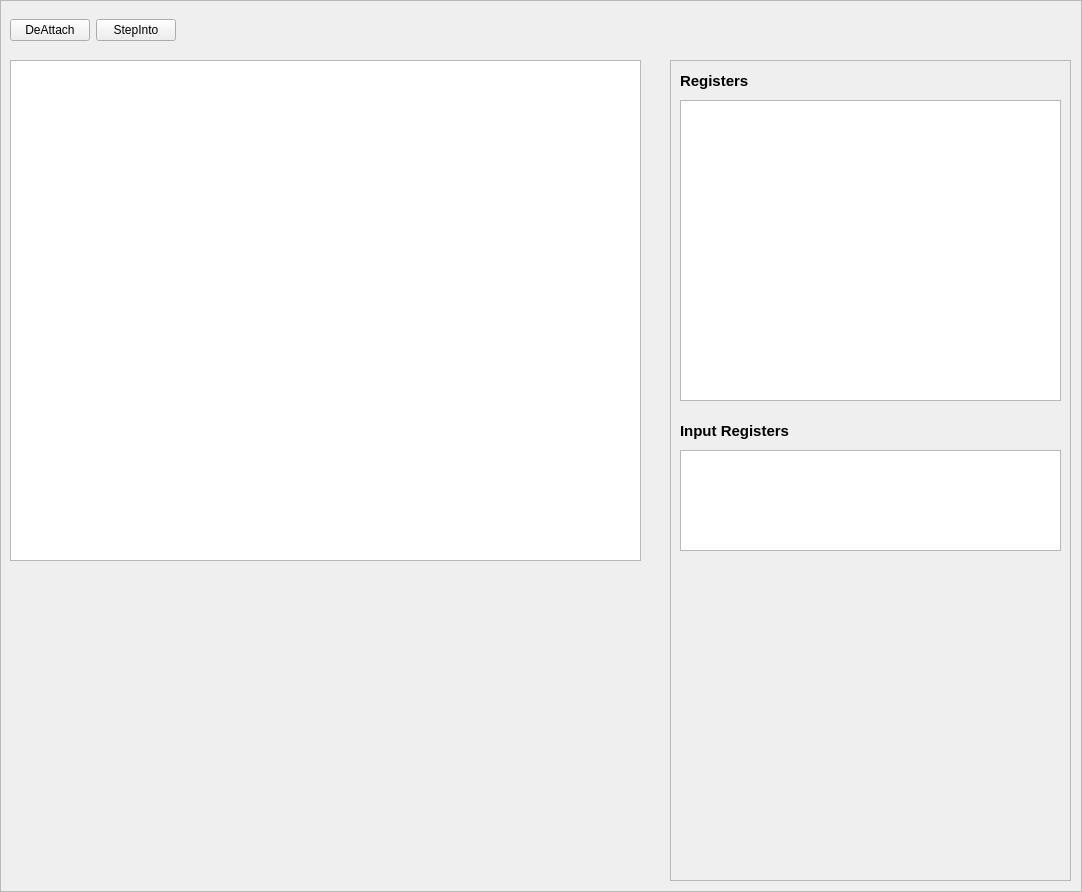
<?xml version="1.0" encoding="UTF-8"?>
<ui version="4.0">
 <class>Frame</class>
 <widget class="QFrame" name="Frame">
  <property name="geometry">
   <rect>
    <x>0</x>
    <y>0</y>
    <width>1082</width>
    <height>892</height>
   </rect>
  </property>
  <property name="windowTitle">
   <string>Frame</string>
  </property>
  <property name="frameShape">
   <enum>QFrame::StyledPanel</enum>
  </property>
  <property name="frameShadow">
   <enum>QFrame::Raised</enum>
  </property>
  <widget class="QWidget" name="horizontalLayoutWidget">
   <property name="geometry">
    <rect>
     <x>10</x>
     <y>10</y>
     <width>1061</width>
     <height>41</height>
    </rect>
   </property>
   <layout class="QHBoxLayout" name="toolbarLayout">
    <item>
     <widget class="QPushButton" name="attachButton">
      <property name="text">
       <string>DeAttach</string>
      </property>
     </widget>
    </item>
    <item>
     <widget class="QPushButton" name="stepIntoButton">
      <property name="text">
       <string>StepInto</string>
      </property>
     </widget>
    </item>
    <item>
     <spacer name="horizontalSpacer">
      <property name="orientation">
       <enum>Qt::Horizontal</enum>
      </property>
      <property name="sizeHint" stdset="0">
       <size>
        <width>40</width>
        <height>20</height>
       </size>
      </property>
     </spacer>
    </item>
   </layout>
  </widget>
  <widget class="QFrame" name="frame">
   <property name="geometry">
    <rect>
     <x>670</x>
     <y>60</y>
     <width>401</width>
     <height>821</height>
    </rect>
   </property>
   <property name="frameShape">
    <enum>QFrame::StyledPanel</enum>
   </property>
   <property name="frameShadow">
    <enum>QFrame::Raised</enum>
   </property>
   <widget class="QTableView" name="registersTable">
    <property name="enabled">
     <bool>true</bool>
    </property>
    <property name="geometry">
     <rect>
      <x>10</x>
      <y>40</y>
      <width>381</width>
      <height>301</height>
     </rect>
    </property>
   </widget>
   <widget class="QLabel" name="label">
    <property name="geometry">
     <rect>
      <x>10</x>
      <y>10</y>
      <width>101</width>
      <height>21</height>
     </rect>
    </property>
    <property name="font">
     <font>
      <pointsize>11</pointsize>
      <weight>75</weight>
      <bold>true</bold>
     </font>
    </property>
    <property name="text">
     <string>Registers</string>
    </property>
   </widget>
   <widget class="QLabel" name="inputRegistersTitle">
    <property name="geometry">
     <rect>
      <x>10</x>
      <y>360</y>
      <width>131</width>
      <height>21</height>
     </rect>
    </property>
    <property name="font">
     <font>
      <pointsize>11</pointsize>
      <weight>75</weight>
      <bold>true</bold>
     </font>
    </property>
    <property name="text">
     <string>Input Registers</string>
    </property>
   </widget>
   <widget class="QTableView" name="inputRegistersTable">
    <property name="geometry">
     <rect>
      <x>10</x>
      <y>390</y>
      <width>381</width>
      <height>101</height>
     </rect>
    </property>
   </widget>
  </widget>
  <widget class="QListView" name="dissamblerListView">
   <property name="geometry">
    <rect>
     <x>10</x>
     <y>60</y>
     <width>631</width>
     <height>501</height>
    </rect>
   </property>
   <property name="gridSize">
    <size>
     <width>0</width>
     <height>16</height>
    </size>
   </property>
  </widget>
 </widget>
 <resources/>
 <connections/>
</ui>
